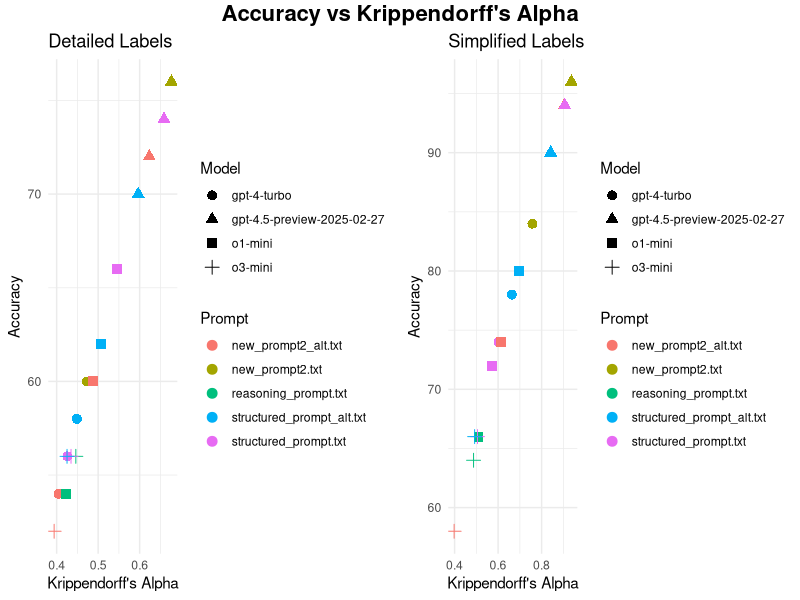
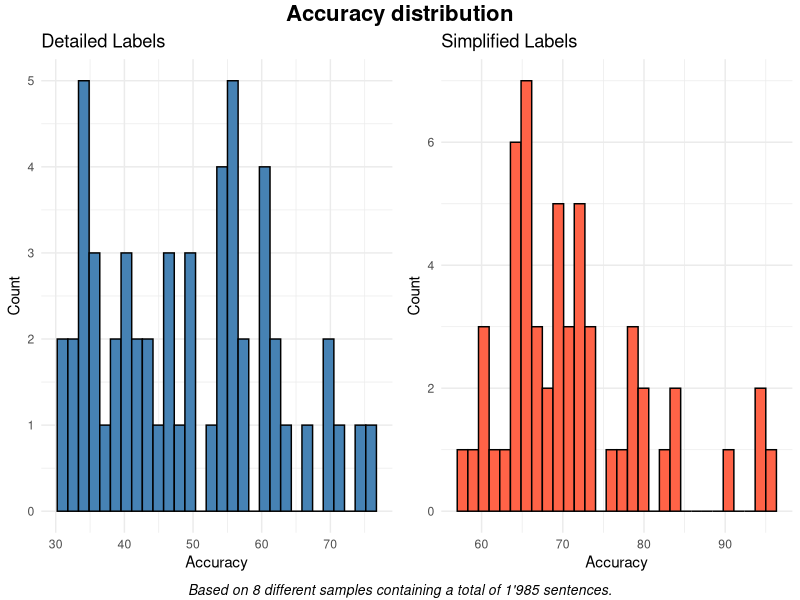
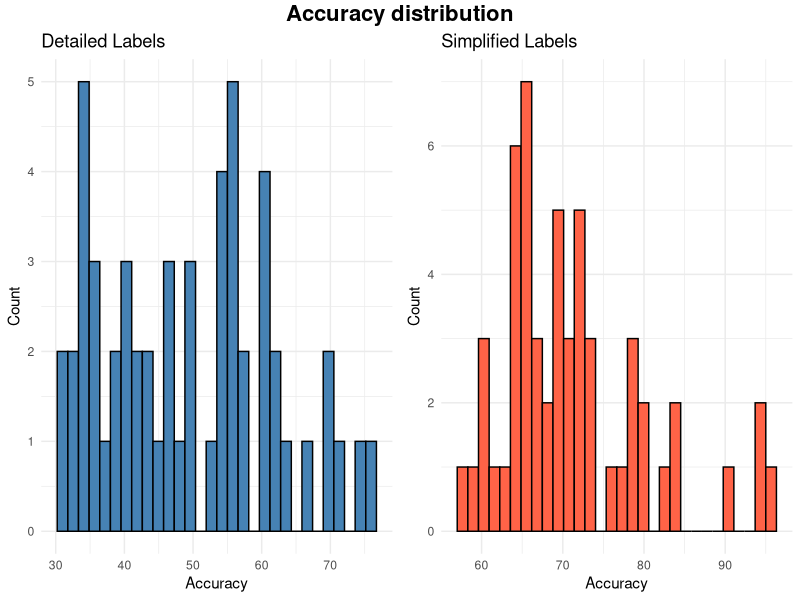
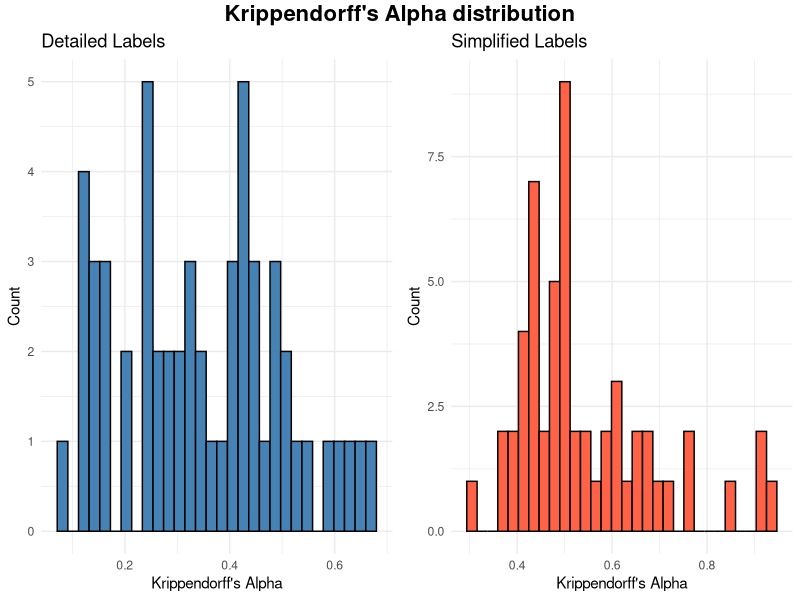
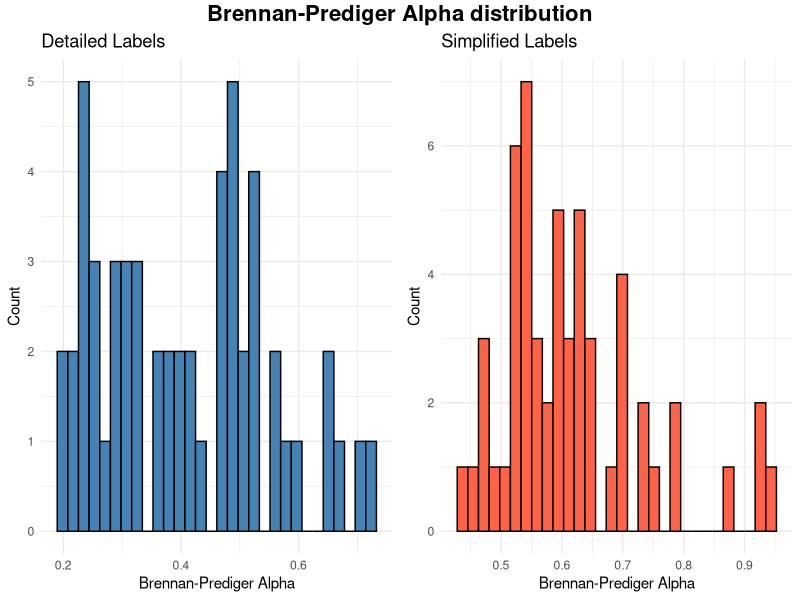
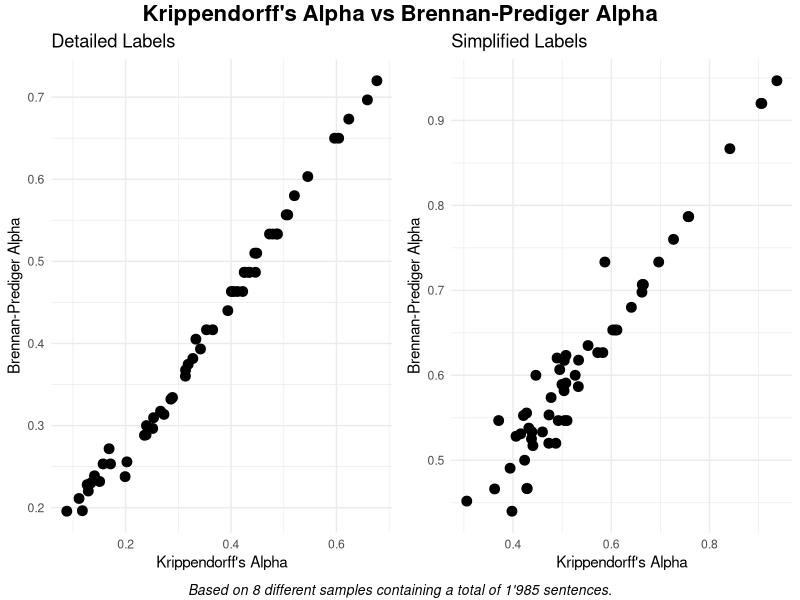
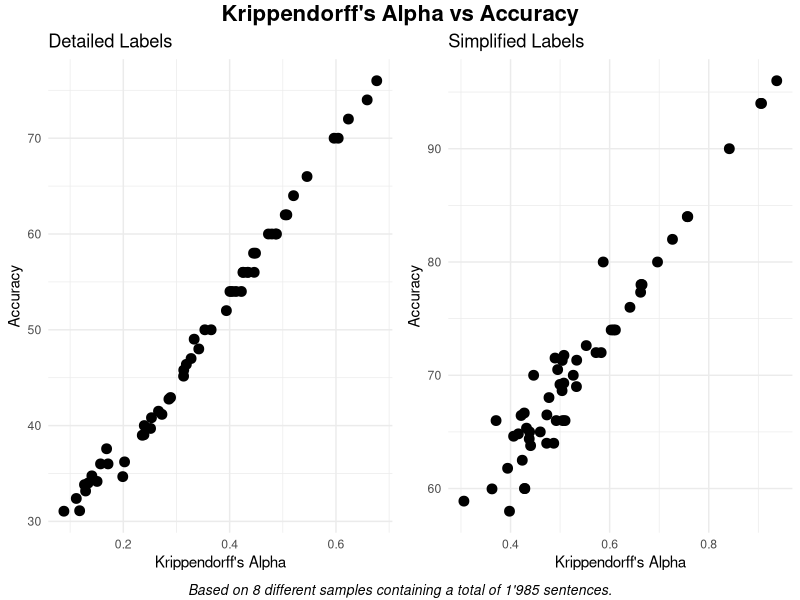
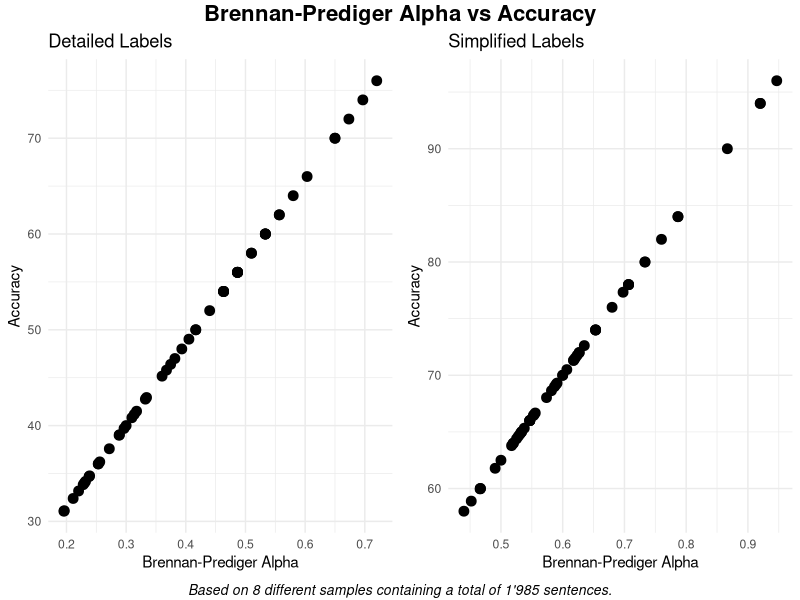

The R source for these figures, in order:
library(dplyr)
library(ggplot2)
library(gridExtra)
library(grid)

# This script creates different plots to asses and compare the performance of 
# different models and prompts on different/the same samples.

setwd("~/Documents/GitHub/openai-data-labeling/scripts")

# Load file to create testsets from
data <- read.csv("../data/evaluation/evaluation.csv",sep = ",")

# TODO: Remove after testing
sample1 <- read.csv("../data/samples/random_sample_1.csv",sep = ",")
output_sample1 <- read.csv("../data/api_output/detailed_output_gpt-4.5-preview-2025-02-27_new_prompt2_random_sample_1.csv",sep = ",")

# Compare sample
prompt_comparison <- c("new_prompt2.txt","structured_prompt.txt")
sample_small1 <- data %>%
  filter(dataset=="random_sample_small_1.csv") %>%
  #filter(prompt %in% prompt_comparison) %>%
  group_by(model, prompt) %>%
  slice_tail(n = 1)

detailed_comparison <- ggplot(sample_small1, aes(x = krippendorff_detailed, y = accuracy_detailed, color = prompt, shape = model)) +
  geom_point(size = 3) +
  labs(
    title = "Detailed Labels",
    x = "Krippendorff's Alpha",
    y = "Accuracy",
    color = "Prompt",
    shape = "Model"
  ) +
  theme(legend.position = "none") +
  theme_minimal()

simplified_comparison <- ggplot(sample_small1, aes(x = krippendorff_simplified, y = accuracy_simplified, color = prompt, shape = model)) +
  geom_point(size = 3) +
  labs(
    title = "Simplified Labels",
    x = "Krippendorff's Alpha",
    y = "Accuracy",
    color = "Prompt",
    shape = "Model"
  ) +
  theme_minimal()

grid.arrange(
  detailed_comparison, simplified_comparison,
  ncol = 2,
  top = textGrob("Accuracy vs Krippendorff's Alpha", gp = gpar(fontsize = 16, fontface = "bold"))
)

# Create a plot consisting of a subplot for accuracy, k alpha and bp alpha
# Axis: x count, y element
# Color indicating prompt
# Shape indicating model

# Scatter plot containing 2 subplots showing different alphas
# shape: model
# color prompt
# axis: x:accuracy, y:k/bp alpha

# Create first histogram
detailed_accuracy <- ggplot(data, aes(x = accuracy_detailed)) +
  geom_histogram(fill = "steelblue", color = "black", bins = 30) +
  labs(title = "Detailed Labels", x = "Accuracy", y = "Count") +
  theme_minimal()

# Create second histogram
simplified_accuracy <- ggplot(data, aes(x = accuracy_simplified)) +
  geom_histogram(fill = "tomato", color = "black", bins = 30) +
  labs(title = "Simplified Labels", x = "Accuracy", y = "Count") +
  theme_minimal()

# Create combined plot with overall title and data source
grid.arrange(
  detailed_accuracy, simplified_accuracy,
  ncol = 2,
  top = textGrob("Accuracy distribution", gp = gpar(fontsize = 16, fontface = "bold")),
  bottom = textGrob("Based on 8 different samples containing a total of 1'985 sentences.", gp = gpar(fontsize = 10, fontface = "italic"))
)

#--------------------#
#### Create Plots ####
#--------------------#

#----------------------------#
##### Histogram Accuracy #####
#----------------------------#

# Create first histogram
detailed_accuracy <- ggplot(data, aes(x = accuracy_detailed)) +
  geom_histogram(fill = "steelblue", color = "black", bins = 30) +
  labs(title = "Detailed Labels", x = "Accuracy", y = "Count") +
  theme_minimal()

# Create second histogram
simplified_accuracy <- ggplot(data, aes(x = accuracy_simplified)) +
  geom_histogram(fill = "tomato", color = "black", bins = 30) +
  labs(title = "Simplified Labels", x = "Accuracy", y = "Count") +
  theme_minimal()

# Create combined plot with overall title and data source
grid.arrange(
  detailed_accuracy, simplified_accuracy,
  ncol = 2,
  top = textGrob("Accuracy distribution", gp = gpar(fontsize = 16, fontface = "bold"))#,
  #bottom = textGrob("Based on 8 different samples containing a total of 1'985 sentences.", gp = gpar(fontsize = 10, fontface = "italic"))
)

#---------------------------------------#
##### Histogram Krippendorff's Alpha #####
#---------------------------------------#

# Create first histogram
detailed_krippendorff <- ggplot(data, aes(x = krippendorff_detailed)) +
  geom_histogram(fill = "steelblue", color = "black", bins = 30) +
  labs(title = "Detailed Labels", x = "Krippendorff's Alpha", y = "Count") +
  theme_minimal()

# Create second histogram
simplified_krippendorff <- ggplot(data, aes(x = krippendorff_simplified)) +
  geom_histogram(fill = "tomato", color = "black", bins = 30) +
  labs(title = "Simplified Labels", x = "Krippendorff's Alpha", y = "Count") +
  theme_minimal()

# Create combined plot with overall title and data source
grid.arrange(
  detailed_krippendorff, simplified_krippendorff,
  ncol = 2,
  top = textGrob("Krippendorff's Alpha distribution", gp = gpar(fontsize = 16, fontface = "bold"))#,
  #bottom = textGrob("Based on 8 different samples containing a total of 1'985 sentences.", gp = gpar(fontsize = 10, fontface = "italic"))
)

#------------------------------------------#
##### Histogram Brennan-Prediger Alpha #####
#------------------------------------------#

# Create first histogram
detailed_bp <- ggplot(data, aes(x = bp_detailed)) +
  geom_histogram(fill = "steelblue", color = "black", bins = 30) +
  labs(title = "Detailed Labels", x = "Brennan-Prediger Alpha", y = "Count") +
  theme_minimal()

# Create second histogram
simplified_bp <- ggplot(data, aes(x = bp_simplified)) +
  geom_histogram(fill = "tomato", color = "black", bins = 30) +
  labs(title = "Simplified Labels", x = "Brennan-Prediger Alpha", y = "Count") +
  theme_minimal()

# Create combined plot with overall title and data source
grid.arrange(
  detailed_bp, simplified_bp,
  ncol = 2,
  top = textGrob("Brennan-Prediger Alpha distribution", gp = gpar(fontsize = 16, fontface = "bold"))#,
  #bottom = textGrob("Based on 8 different samples containing a total of 1'985 sentences.", gp = gpar(fontsize = 10, fontface = "italic"))
)

#----------------------------------------------------------------------#
##### Scatterplot: Krippendorff's Alpha and Brennan-Prediger Alpha #####
#----------------------------------------------------------------------#

# Create first histogram
scatterplot_detailed_kripp_bp <- ggplot(data, aes(x = krippendorff_detailed, y = bp_detailed)) +
  geom_point(size = 3) +
  labs(title = "Detailed Labels", x = "Krippendorff's Alpha", y = "Brennan-Prediger Alpha") +
  theme_minimal()

# Create second histogram
scatterplot_simplified_kripp_bp <- ggplot(data, aes(x = krippendorff_simplified, y = bp_simplified)) +
  geom_point(size = 3) +
  labs(title = "Simplified Labels", x = "Krippendorff's Alpha", y = "Brennan-Prediger Alpha") +
  theme_minimal()

# Create combined plot with overall title and data source
grid.arrange(
  scatterplot_detailed_kripp_bp, scatterplot_simplified_kripp_bp,
  ncol = 2,
  top = textGrob("Krippendorff's Alpha vs Brennan-Prediger Alpha", gp = gpar(fontsize = 16, fontface = "bold")),
  bottom = textGrob("Based on 8 different samples containing a total of 1'985 sentences.", gp = gpar(fontsize = 10, fontface = "italic"))
)

#--------------------------------------------------------#
##### Scatterplot: Krippendorff's Alpha and Accuracy #####
#--------------------------------------------------------#

# Create first histogram
scatterplot_detailed_kripp_accuracy <- ggplot(data, aes(x = krippendorff_detailed, y = accuracy_detailed)) +
  geom_point(size = 3) +
  labs(title = "Detailed Labels", x = "Krippendorff's Alpha", y = "Accuracy") +
  theme_minimal()

# Create second histogram
scatterplot_simplified_kripp_accuracy <- ggplot(data, aes(x = krippendorff_simplified, y = accuracy_simplified)) +
  geom_point(size = 3) +
  labs(title = "Simplified Labels", x = "Krippendorff's Alpha", y = "Accuracy") +
  theme_minimal()

# Create combined plot with overall title and data source
grid.arrange(
  scatterplot_detailed_kripp_accuracy, scatterplot_simplified_kripp_accuracy,
  ncol = 2,
  top = textGrob("Krippendorff's Alpha vs Accuracy", gp = gpar(fontsize = 16, fontface = "bold")),
  bottom = textGrob("Based on 8 different samples containing a total of 1'985 sentences.", gp = gpar(fontsize = 10, fontface = "italic"))
)

#----------------------------------------------------------#
##### Scatterplot: Brennan-Prediger Alpha and Accuracy #####
#----------------------------------------------------------#

# Create first histogram
scatterplot_detailed_bp_accuracy <- ggplot(data, aes(x = bp_detailed, y = accuracy_detailed)) +
  geom_point(size = 3) +
  labs(title = "Detailed Labels", x = "Brennan-Prediger Alpha", y = "Accuracy") +
  theme_minimal()

# Create second histogram
scatterplot_simplified_bp_accuracy <- ggplot(data, aes(x = bp_simplified, y = accuracy_simplified)) +
  geom_point(size = 3) +
  labs(title = "Simplified Labels", x = "Brennan-Prediger Alpha", y = "Accuracy") +
  theme_minimal()

# Create combined plot with overall title and data source
grid.arrange(
  scatterplot_detailed_bp_accuracy, scatterplot_simplified_bp_accuracy,
  ncol = 2,
  top = textGrob("Brennan-Prediger Alpha vs Accuracy", gp = gpar(fontsize = 16, fontface = "bold")),
  bottom = textGrob("Based on 8 different samples containing a total of 1'985 sentences.", gp = gpar(fontsize = 10, fontface = "italic"))
)
